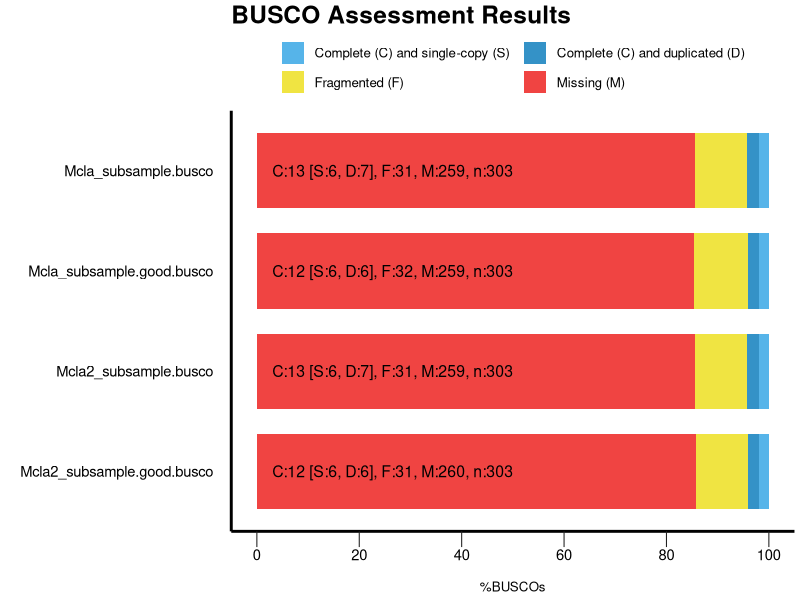

Write R code to recreate this figure.
######################################
#
# BUSCO summary figure
# @author Mathieu Seppey <mathieu.seppey@unige.ch>
# @version 2.0
# @since BUSCO 2.0
# 
# Copyright (C) 2016 E. Zdobnov lab
# 
# BUSCO is free software: you can redistribute it and/or modify
# it under the terms of the GNU General Public License as published by
# the Free Software Foundation, either version 3 of the License, or
# (at your option) any later version. See <http://www.gnu.org/licenses/>
#  
# BUSCO is distributed in the hope that it will be useful,
# but WITHOUT ANY WARRANTY; without even the implied warranty of
# MERCHANTABILITY or FITNESS FOR A PARTICULAR PURPOSE.  See the
# GNU General Public License for more details.
#
######################################

# Load the required libraries
library(ggplot2)
library("grid")
options(bitmapType="cairo")
# !!! CONFIGURE YOUR PLOT HERE !!! 
# Output
my_output <- paste("busco/summary/","busco_figure.png",sep="/") 
my_width <- 20
my_height <- 15
my_unit <- "cm"

# Colors
my_colors <- c("#56B4E9", "#3492C7", "#F0E442", "#F04442")
# Bar height ratio
my_bar_height <- 0.75

# Legend
my_title <- "BUSCO Assessment Results"

# Font
my_family <- "sans"
my_size_ratio <- 1

# !!! SEE YOUR DATA HERE !!! 
# Your data as generated by python, remove or add more
my_species <- c('Mcla_subsample.good.busco', 'Mcla_subsample.good.busco', 'Mcla_subsample.good.busco', 'Mcla_subsample.good.busco', 'Mcla2_subsample.busco', 'Mcla2_subsample.busco', 'Mcla2_subsample.busco', 'Mcla2_subsample.busco', 'Mcla_subsample.busco', 'Mcla_subsample.busco', 'Mcla_subsample.busco', 'Mcla_subsample.busco', 'Mcla2_subsample.good.busco', 'Mcla2_subsample.good.busco', 'Mcla2_subsample.good.busco', 'Mcla2_subsample.good.busco')
my_species <- factor(my_species)
my_species <- factor(my_species,levels(my_species)[c(length(levels(my_species)):1)]) # reorder your species here just by changing the values in the vector :
my_percentage <- c(2.0, 2.0, 10.6, 85.4, 2.0, 2.3, 10.2, 85.5, 2.0, 2.3, 10.2, 85.5, 2.0, 2.0, 10.2, 85.8)
my_values <- c(6, 6, 32, 259, 6, 7, 31, 259, 6, 7, 31, 259, 6, 6, 31, 260)

######################################
######################################
######################################
# Code to produce the graph
labsize = 1
if (length(levels(my_species)) > 10){
 labsize = 0.66
}
print("Plotting the figure ...")
category <- c(rep(c("S","D","F","M"),c(1)))
category <-factor(category)
category = factor(category,levels(category)[c(4,1,2,3)])
df = data.frame(my_species,my_percentage,my_values,category)

figure <- ggplot() + 
  
  geom_bar(aes(y = my_percentage, x = my_species, fill = category), data = df, stat="identity", width=my_bar_height) + 
  coord_flip() + 
  theme_gray(base_size = 8) + 
  scale_y_continuous(labels = c("0","20","40","60","80","100"), breaks = c(0,20,40,60,80,100)) + 
  scale_fill_manual(values = my_colors,labels =c(" Complete (C) and single-copy (S)  ",
                                                 " Complete (C) and duplicated (D)",
                                                 " Fragmented (F)  ",
                                                 " Missing (M)")) +   
  ggtitle(my_title) + 
  xlab("") + 
  ylab("\n%BUSCOs") + 

  theme(plot.title = element_text(family=my_family, colour = "black", size = rel(2.2)*my_size_ratio, face = "bold")) + 
  theme(legend.position="top",legend.title = element_blank()) + 
  theme(legend.text = element_text(family=my_family, size = rel(1.2)*my_size_ratio)) + 
  theme(panel.background = element_rect(color="#FFFFFF", fill="white")) + 
  theme(panel.grid.minor = element_blank()) + 
  theme(panel.grid.major = element_blank()) +
  theme(axis.text.y = element_text(family=my_family, colour = "black", size = rel(1.66)*my_size_ratio)) + 
  theme(axis.text.x = element_text(family=my_family, colour = "black", size = rel(1.66)*my_size_ratio)) + 
  theme(axis.line = element_line(size=1*my_size_ratio, colour = "black")) + 
  theme(axis.ticks.length = unit(.85, "cm")) + 
  theme(axis.ticks.y = element_line(colour="white", size = 0)) + 
  theme(axis.ticks.x = element_line(colour="#222222")) + 
  theme(axis.ticks.length = unit(0.4, "cm")) + 
  theme(axis.title.x = element_text(family=my_family, size=rel(1.2)*my_size_ratio)) + 
  
  guides(fill = guide_legend(override.aes = list(colour = NULL))) +
  guides(fill=guide_legend(nrow=2,byrow=TRUE))
  
  for(i in rev(c(1:length(levels(my_species))))){
    detailed_values <- my_values[my_species==my_species[my_species==levels(my_species)[i]]]
    total_buscos <- sum(detailed_values)
    figure <- figure + 
    annotate("text", label=paste("C:", detailed_values[1] + detailed_values[2], " [S:", detailed_values[1], ", D:", detailed_values[2], "], F:", detailed_values[3], ", M:", detailed_values[4], ", n:", total_buscos, sep=""), 
             y=3, x = i, size = labsize*4*my_size_ratio, colour = "black", hjust=0, family=my_family)
  }
  
ggsave(figure, file=my_output, width = my_width, height = my_height, unit = my_unit)
print("Done")
